Frame 1 (no input): blank canvas, image omitted
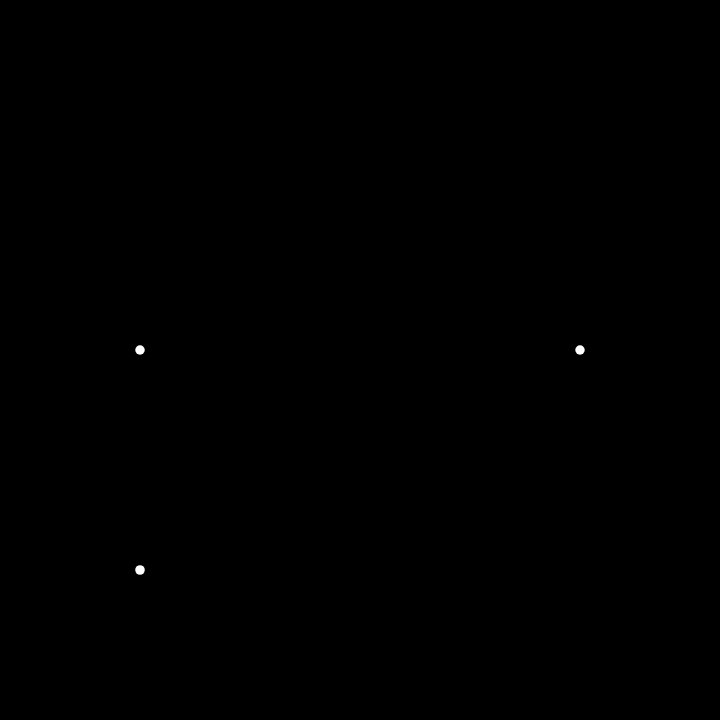
Frame 60 (no input)
Frame 120 (the mouse pressed at the canvas centre since frame 60): blank canvas, image omitted

The p5.js sketch that drew this single still picture (run headless with seeded random() and noise() and a simulated clock; from frame 60 on, the mouse is pressed at the canvas centre):

// p5.js sketch
// ── sketch.js


var cat;
var r, g, b;
var x = 360;
var x2 = 360;
var x3 = 360;
var x4 = 360;
var y = 100;
var y2 = 360;
var y3 = 360;
var y4 = 500;
var s = 5;
var scolor = "yellow";
var s2 = 350;
function preload() {

}
function setup() {
    fill("black")
    createCanvas(720, 720);
    r = random(0,255);
	g = random(0,255);
	b = random(0,255);
    noStroke();
}
 
function draw ()  {
    background("black");
    if (frameCount % 10 === 0) {
		r = random(0,255);
		g = random(0,255);
		b = random(0,255);
	}
    
    fill("scolor")
    ellipse(x, 350, s)
    x += 10;
    s += 0.05;
	if (x > 720) {
		x = 360;
        s = 5;
	}
    if (s > 30) {
        var scolor = 0;
    }
    fill("white")
    
    
    fill("scolor")
    ellipse(x2, 350, s)
    x2 -= 10;
    s += 0.05;
	if (x2 < 0) {
		x2 = 360;
        s2 = 5;
	}
    if (s2 > 30) {
        var scolor = 0;
    }
    fill("white");
    

    fill("scolor")
    ellipse(x3, y2, s)
    x3 -= 10;
    s += 0.05;
    y2 += 10;
	if (x3 < 0) {
		x3 = 360;
        y2 = 350;
        s = 5;
	}
      if (s2 > 30) {
        var scolor = 0;
    }
    fill("white");
    
    fill("scolor")
    ellipse(x4, y3, s)
    x4 += 10;
    s += 0.05;
    y3 += 10;
	if (x4 < 0) {
		x4 = 360;
        y3 = 360;
        s = 5;
	}
      if (s2 > 30) {
        var scolor = 0;
    }
    fill("white");
} 


// ── style.css
body {
    font-family: Helvetica;
    margin: 0;
    padding: 0;
    background-color: grey;
    color: black;
}

h1 {
    text-align: center;
}

#container{
    padding: 70px;
    width:500px;
}

.link {
    list-style: none;
    color: green;
}

ul {
    list-style-type: none;
    margin: 0;
    padding: 0;
    overflow: hidden;
    background-color: #333;
}

li {
    float: left;
}

li a {
    display: block;
    color: white;
    text-align: center;
    padding: 14px 16px;
    text-decoration: none;
}

/* Change the link color to #111 (black) on hover */
li a:hover {
    background-color: #111;
}
.mydiv{
	box-sizing:border-box;
	border: solid 15px #cccccc;
	padding: 0;
	float:left;
	margin: 25px 25px 25px 0;
	}

ul {
    list-style: none;
}

a:hover {
    color:white;
}

img {
    align-content: center;
    width: 60%;
}
